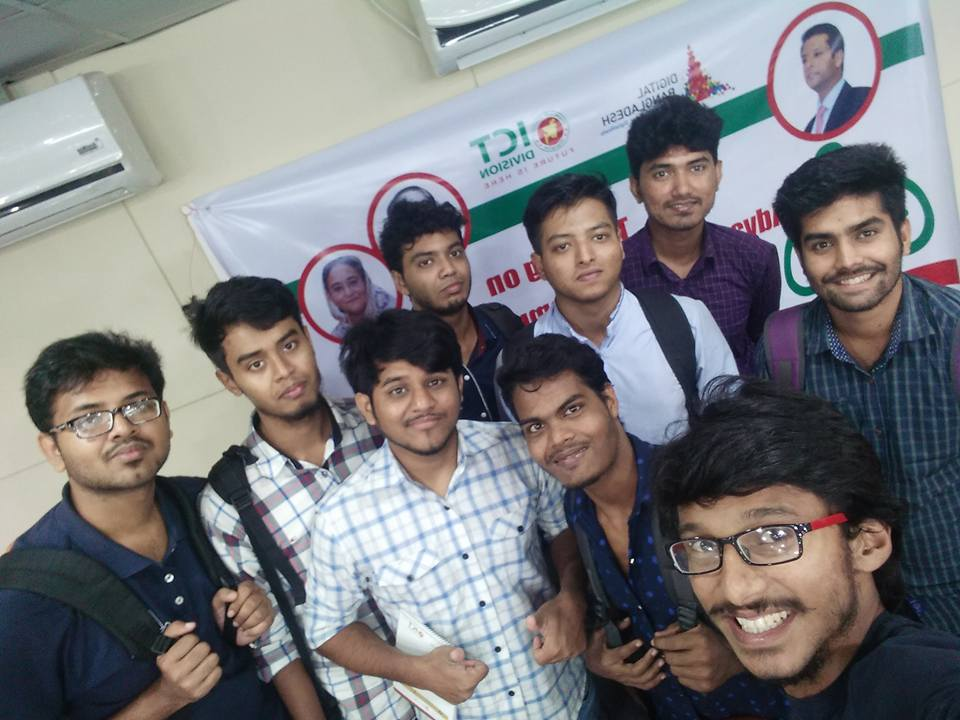
#> input picture FileUploader/Multimedia/media/original_images/14956620_1818734405071663_2029657111123869568_n.jpg, 960 x 720 px, given in place of detection.jpg, which was not available
$ python 'Anime from image.py'
#> lines starting #> are read from the running program, lines starting #| are printed output that depends on the picture; after the words box and inside, x2 and y2 are one past the last pixel; in counts of white or black regions, pixels touching at a corner belong together; pictures that were not available may be replaced by others from this repository, and a replacement may not be noted
import numpy as np
import cv2
filename = 'detection.jpg'


def resizeImage(image):
    scale_ratio = 0.3
    width = int(image.shape[1] * scale_ratio)
    height = int(image.shape[0] * scale_ratio)
    new_dimensions = (width, height)
    resized = cv2.resize(image, new_dimensions, interpolation=cv2.INTER_AREA)
    return resized


def findCountours(image):
    contoured_image = image
    gray = cv2.cvtColor(contoured_image, cv2.COLOR_BGR2GRAY)
    edged = cv2.Canny(gray, 30, 100)
    contours, hierarchy = cv2.findContours(edged,
    cv2.RETR_EXTERNAL, cv2.CHAIN_APPROX_NONE)
    cv2.drawContours(contoured_image, contours, contourIdx=-1, color=1, thickness=1)
    cv2.imshow('Image after countouring', contoured_image)
    cv2.waitKey(0)
    cv2.destroyAllWindows()
    return contoured_image


def ColorQuantization(image, K=4):
    Z = image.reshape((-1, 3))
    Z = np.float32(Z)
    criteria = (cv2.TERM_CRITERIA_EPS + cv2.TERM_CRITERIA_MAX_ITER, 10000, 0.0001)
    compactness, label, center = cv2.kmeans(Z, K, None, criteria, 1, cv2.KMEANS_RANDOM_CENTERS)
    center = np.uint8(center)
    res = center[label.flatten()]
    res2 = res.reshape((image.shape))
    return res2


if __name__ == "__main__":
    image = cv2.imread(filename)
#> image is the input picture: shape (720, 960, 3); mean B, G, R 126.2, 123.8, 124.3
    resized_image = resizeImage(image)
#> in resizeImage, `resized = cv2.resize(image, new_dimensions, interpolation=cv2.INTER_AR..`:
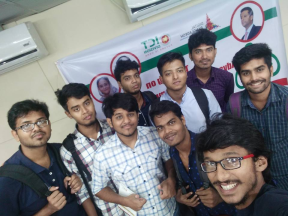
#> resized: shape (216, 288, 3); mean B, G, R 126.2, 123.8, 124.3
    coloured = ColorQuantization(resized_image)
#> in ColorQuantization, `compactness, label, center = cv2.kmeans(Z, K, None, criteria, 1, cv2.K..`: compactness = 63634193.9; center = [[137.8, 145.5, 158.9], [203.9, 201.2, 193.7], [48.93, 39.23, 33.73], [88.31, 90.2, 107.5]]
#> in ColorQuantization, `center = np.uint8(center)`: center = [[137, 145, 158], [203, 201, 193], [48, 39, 33], [88, 90, 107]]
#> in ColorQuantization, `res2 = res.reshape((image.shape))`:
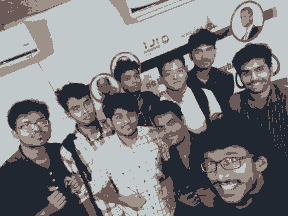
#> res2: shape (216, 288, 3); mean B, G, R 125.4, 123.5, 123.6
    contoured = findCountours(coloured)
#> in findCountours, `edged = cv2.Canny(gray, 30, 100)`:
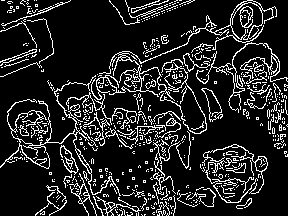
#> edged: shape (216, 288); 14.5% white in thin lines or dots
#> in findCountours, `contours, hierarchy = cv2.findContours(edged, cv2.RETR_EXTERNAL, cv2.C..`: contours = 516 contours, 491 with area under 20; largest, box (x1, y1, x2, y2) and area: (91, 0, 277, 101) 1133, (0, 75, 121, 196) 404, (202, 144, 268, 194) 231, (196, 42, 288, 84) 164, (69, 173, 97, 216) 135
#> in findCountours, `cv2.drawContours(contoured_image, contours, contourIdx=-1, color=1, th..`:
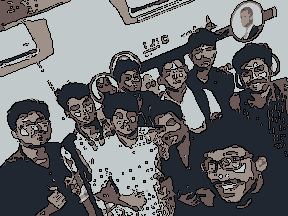
#> contoured_image: shape (216, 288, 3); 13.87% of pixels changed, all inside (x1, y1, x2, y2) = (0, 0, 288, 216)
    final_image = contoured
    save_q = input("Save the image? [y]/[n] ")
#> the answer given: out.png
    if save_q == "y":
        cv2.imwrite("cartoonized_" + filename, final_image)
        print("Image saved!")

$ run again, on FileUploader/media/images/20180317_004709.jpg
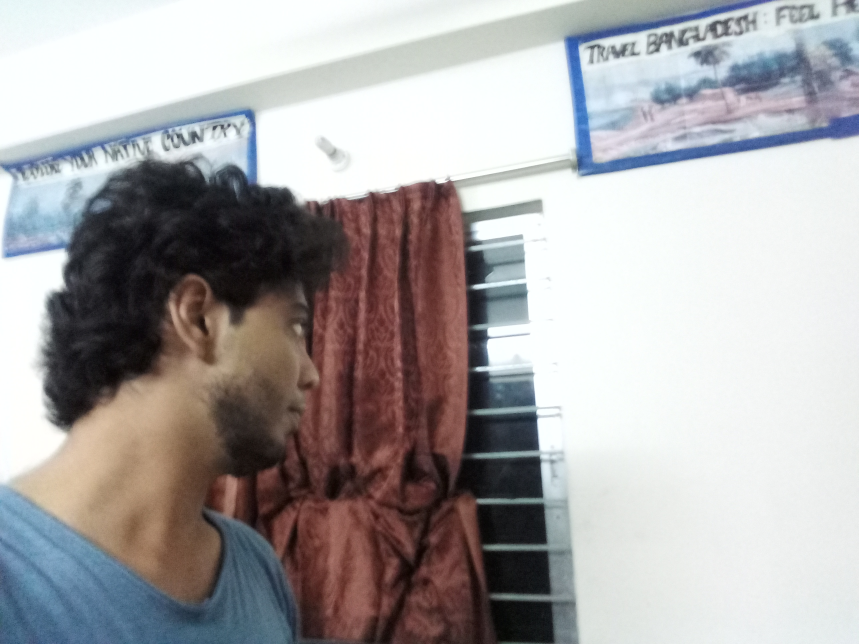
#> input picture FileUploader/media/images/20180317_004709.jpg, 2576 x 1932 px, given in place of detection.jpg, which was not available (shown at 1/3 size)
#> image is the input picture: shape (1932, 2576, 3); mean B, G, R 167.3, 166.6, 169.3
#> in ColorQuantization, `compactness, label, center = cv2.kmeans(Z, K, None, criteria, 1, cv2.K..`: compactness = 508748679.2; center = [[96.7, 94.09, 108.9], [245.5, 245.9, 241.9], [35.92, 35.71, 49.17], [178.7, 176.4, 170.6]]
#> in ColorQuantization, `center = np.uint8(center)`: center = [[96, 94, 108], [245, 245, 241], [35, 35, 49], [178, 176, 170]]
#> in findCountours, `edged = cv2.Canny(gray, 30, 100)`:
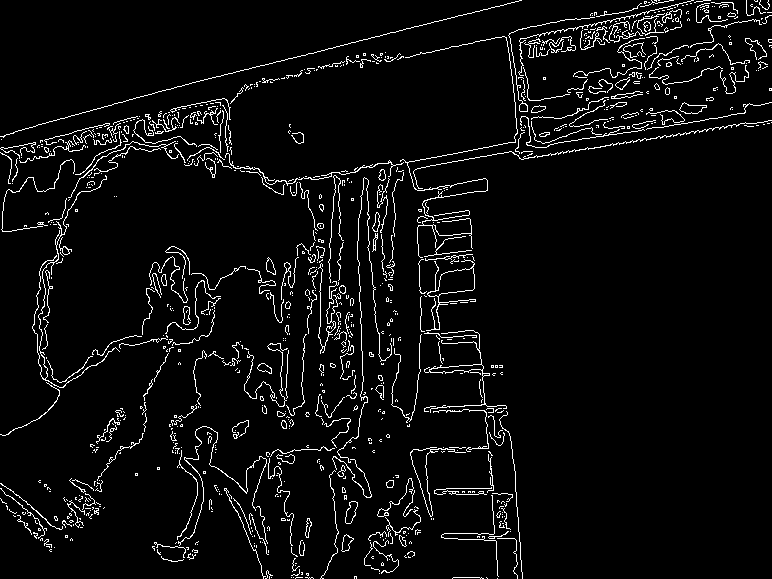
#> edged: shape (579, 772); 4.8% white in thin lines or dots
#> contours = 896 contours, 851 with area under 20; largest, box (x1, y1, x2, y2) and area: (426, 259, 476, 331) 811, (410, 447, 466, 517) 603, (424, 330, 507, 413) 294, (679, 102, 707, 114) 176, (345, 501, 358, 524) 164
#> in findCountours, `cv2.drawContours(contoured_image, contours, contourIdx=-1, color=1, th..`:
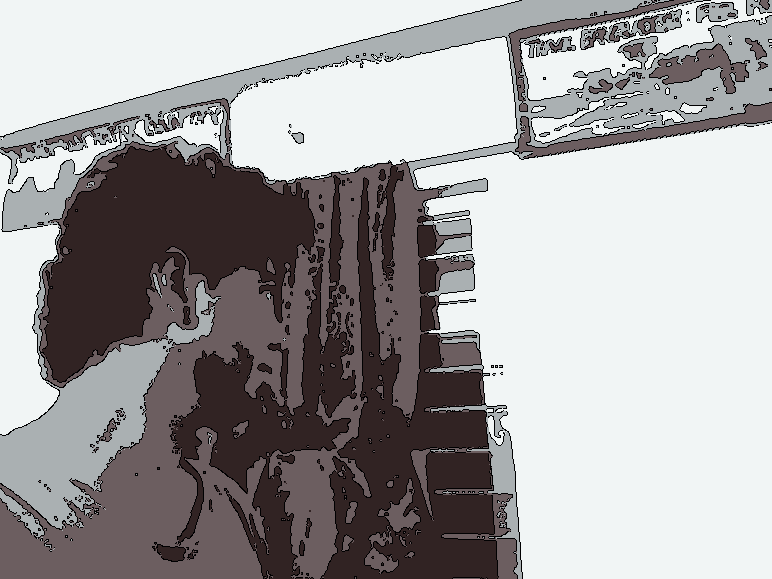
#> contoured_image: shape (579, 772, 3); mean B, G, R 160.5, 159.9, 162.2
